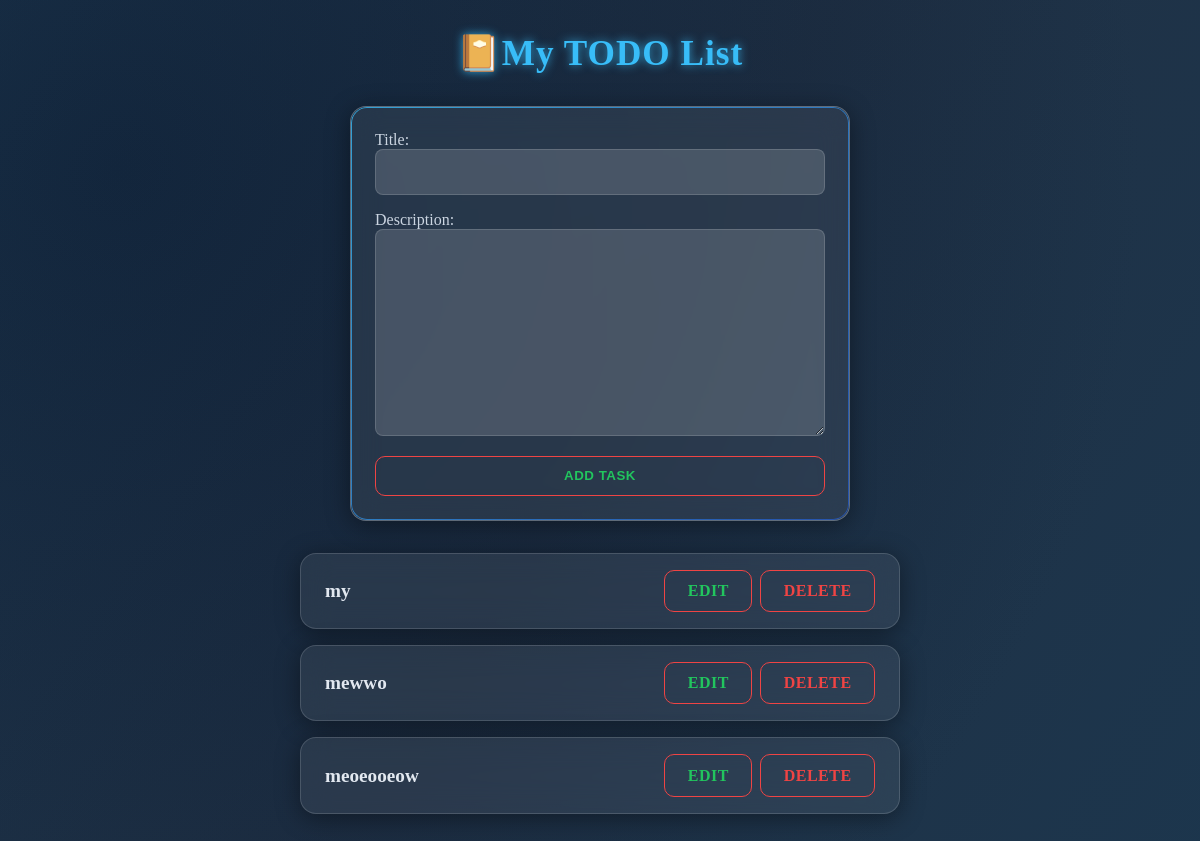
The app's page /, older data.
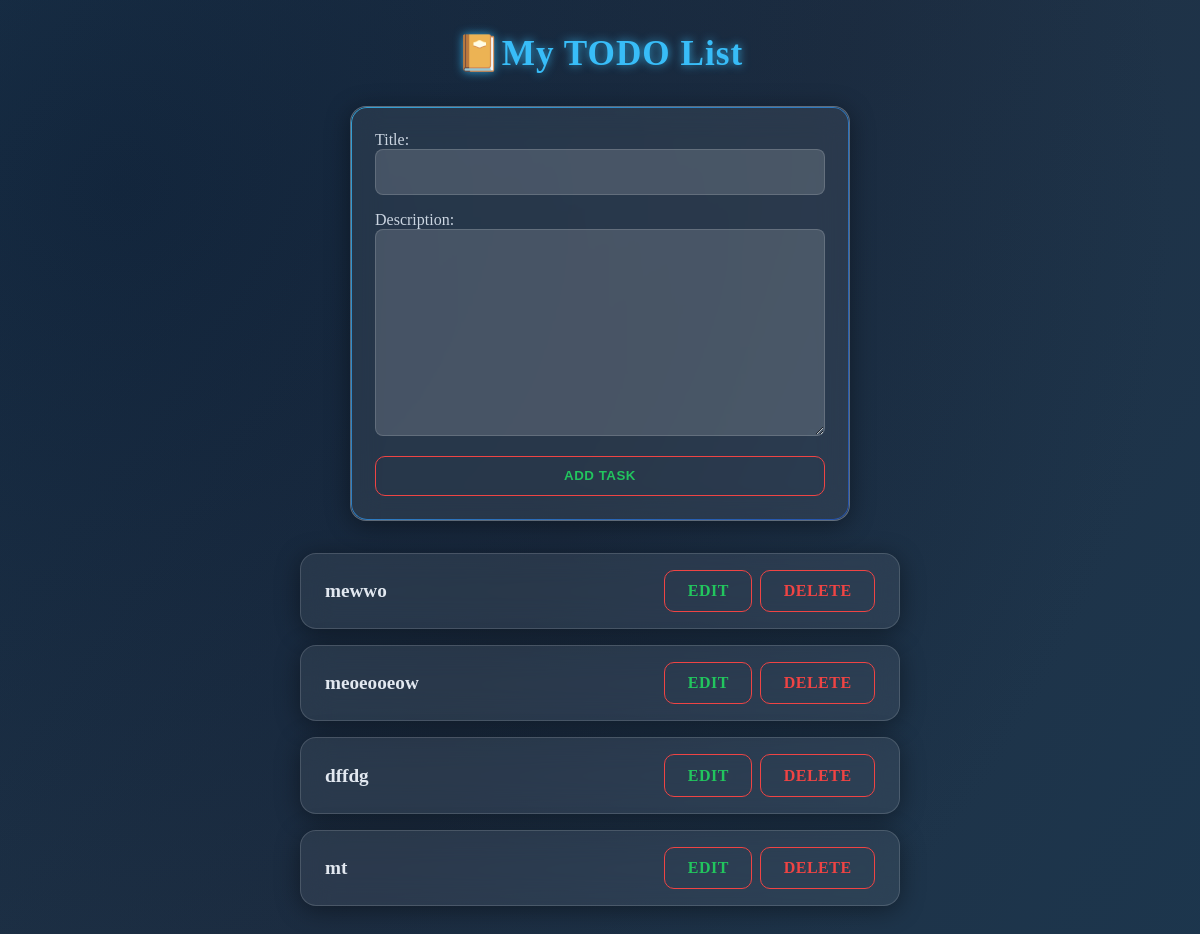
The same page, newer data.
### list/models.py (models this page shows, shortened)
class TODO(models.Model):
    title = models.CharField(max_length=100, null=False, blank=False)
    description = models.TextField(blank=True, default='')
    created_at = models.DateTimeField(auto_now_add=True)

### list/views.py (the view)
# urls.py: path('', views.home, name='home'),
def home(request):
    form = TODOForm()
    if request.method == 'POST':
        form = TODOForm(request.POST)
        if form.is_valid():
            form.save()
            return redirect('home')
    tasks = TODO.objects.all()
    return render(request, 'home.html', {'tasks': tasks, 'form': form})

### list/form.py
class TODOForm(forms.ModelForm):
    class Meta:
        model = TODO
        fields = ['title', 'description']

### list/templates/home.html (shortened to what this page needs)
{% load static %}
<!DOCTYPE html>
<html>
<head>
    <link rel="stylesheet" href="{% static 'styles.css'%}">
</head>
<body>
    <header class="header">
        <h1 class="title">📔My TODO List</h1>
    </header>
    <section class="add-section">
        <form action="" method="post">
            {{form.as_p}}
            <button type="submit" class="btn add-btn">Add Task</button>
        </form>
    </section>
    <main class="task-container">
        {%for task in tasks %}
        <div class="task-card">
            <h2 class="task-title">{{task.title}}</h2>
            <div class="task-buttons">
                <a href="{% url 'update' task.id %}" class="btn edit-btn">Edit</a>
                <a href="{% url 'delete' task.id %}" class="btn delete-btn">Delete</a>
            </div>
        </div>
        {% empty %}
        <h2 class="no-task">NO Tasks Yet!</h2>
        {% endfor %}
    </main>
</body>
</html>

Row changes from the older to the newer data that the page shows:
removed TODO: title "my"
added TODO: title "dffdg"
added TODO: title "mt"
